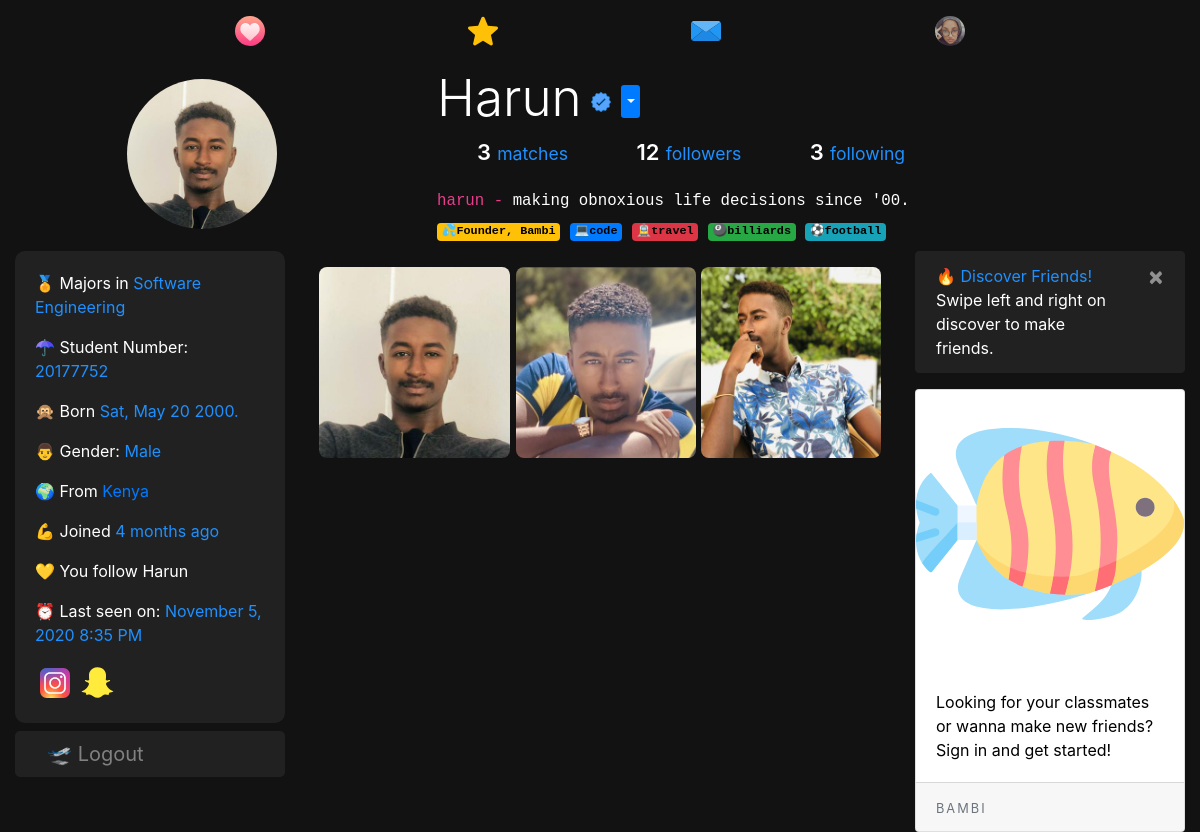
Before: /harun (signed in) with the older database file.
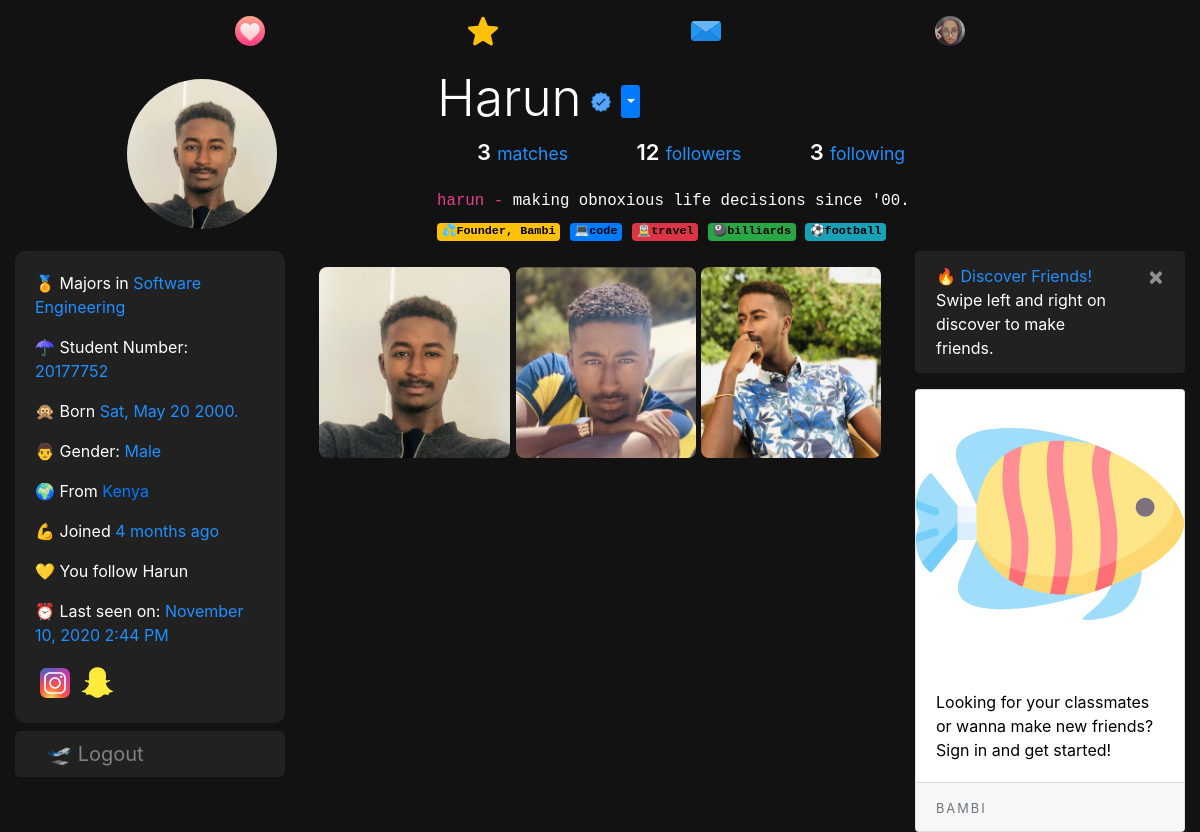
After: the same page with the newer database file.
### dating/models.py (models this page shows, shortened)
class User(db.Model, UserMixin):
	id = db.Column(db.Integer, primary_key=True)
	username = db.Column(db.String(20), unique=True, nullable=False)
	email = db.Column(db.String(120), unique=True, nullable=True)
	dp = db.Column(db.String(20), nullable=False, default='default.jpg')
	dp2 = db.Column(db.String(20), nullable=False, default='flip.png')
	dp3 = db.Column(db.String(20), nullable=False, default='plane.png')
	password = db.Column(db.String(60), nullable=False)
	last_seen = db.Column(db.DateTime, default=datetime.utcnow)
	date_joined = db.Column(db.DateTime, nullable=False, default=datetime.utcnow)
	department = db.Column(db.String(20), nullable=False)
	student_number = db.Column(db.Integer(), unique=True, nullable=True)
	age = db.Column(db.DateTime, nullable=False)
	gender = db.Column(db.String(20), nullable=False)
	country = db.Column(db.String(20), default="Cyprus", nullable=True)
	bio = db.Column(db.String(120), nullable=True)
	private = db.Column(db.Boolean, default=False, nullable=False)
	snapchat = db.Column(db.String(20), default="snapchat", nullable=True)
	instagram = db.Column(db.String(20), default="instagram", nullable=True)
	followed = db.relationship(
		'User', secondary=followers,
		primaryjoin=(followers.c.follower_id == id),
		secondaryjoin=(followers.c.followed_id == id),
		backref=db.backref('followers', lazy='dynamic'), lazy='dynamic')
	messages_sent = db.relationship('Message',
									foreign_keys='Message.sender_id',
									backref='author', lazy='dynamic')
	messages_received = db.relationship('Message',
										foreign_keys='Message.recipient_id',
										backref='recipient', lazy='dynamic')
	last_message_read_time = db.Column(db.DateTime)
	def birthday(self):
		if self.age.month == datetime.today().month:
			if self.age.day == datetime.today().day:
				return True
	def is_following(self, user):
		return self.followed.filter(followers.c.followed_id == user.id).count() > 0
	def new_messages(self):
		last_read_time = self.last_message_read_time or datetime(1900, 1, 1)
		return Message.query.filter_by(recipient=self).filter(
			Message.timestamp > last_read_time).count()

### dating/routes.py (the view)
@app.route("/<string:username>", methods=['GET', 'POST'])
@login_required
def user_posts(username):
	username = username.lower()
	if current_user.is_authenticated:
		form = UpdateAccountForm()
		if form.validate_on_submit():
			if form.picture.data:
				pic = profile_img(form.picture.data)
				current_user.dp = pic
			if form.picture2.data:
				pic2 = profile_img(form.picture2.data)
				current_user.dp2 = pic2
			if form.picture3.data:
				pic3 = profile_img(form.picture3.data)
				current_user.dp3 = pic3
			current_user.username = form.username.data.lower()
			if form.email.data:
				current_user.email = form.email.data
			current_user.snapchat = form.snapchat.data
			current_user.instagram = form.instagram.data
			current_user.department = form.department.data
			if form.student_number.data:
				current_user.student_number = form.student_number.data
			current_user.country = form.country.data
			current_user.age = form.age.data
			current_user.bio = form.bio.data
			current_user.private = form.private.data
			db.session.commit()
			flash('Your Account has been updated', 'success')
			return redirect(url_for('user_posts', username=current_user.username))
		elif request.method == 'GET':
			form.username.data = current_user.username
			form.email.data = current_user.email
			form.snapchat.data = current_user.snapchat
			form.instagram.data = current_user.instagram
			form.department.data = current_user.department
			form.student_number.data = current_user.student_number
			form.country.data = current_user.country
			form.age.data = current_user.age
			form.bio.data = current_user.bio
			form.private.data = current_user.private
		dp = url_for('static', filename='profile_pics/' + current_user.dp)
		user = User.query.filter_by(username=username).first_or_404()
		users = User.query.all()
		mutual = 0
		for person in user.followers:
			if user.is_following(person):
				mutual += 1
		return render_template('user_posts.html', user=user, users=users, mutual=mutual, title=user.username.title(), dp=dp, form=form)
	user = User.query.filter_by(username=username).first_or_404()
	return render_template('user_posts.html', user=user, title=user.username.title())

### dating/models.py (called while the page is built)
@login_manager.user_loader
def load_user(user_id):
	return User.query.get(int(user_id))

### dating/routes.py (called while the page is built)
@app.before_request
def before_request():
	if current_user.is_authenticated:
		current_user.last_seen = datetime.utcnow()
		db.session.commit()

### dating/templates/user_posts.html (shortened to what the changed rows need)
{% extends "layout.html" %}
{% block content %}
<div class="container-fluid">
  <section style="padding-top: 5px;">
    <div class="profile">
      <div class="profile-image">
        <img src="{{ url_for('static', filename='profile_pics/' + user.dp) }}" alt="" class="profile-thumbnail" style="width:150px;height:150px;">
      </div>
      <div class="profile-user-settings" style="display:flex;">
        <h2 class="profile-user-name">{{user.username.title()}}
          {% if user.username in ["harun" , "bambi"] %}
          <img src="{{ url_for('static', filename='resources/' + 'verified.svg') }}" style="width:20px;height:20px;margin-left: -5px;" title="Verified">
          {% endif %}
        </h2>
        {% if current_user.is_authenticated %}
        <div class="dropdown" style="margin:auto 10px;">
              <button class="btn  btn-sm btn-primary dropdown-toggle" type="button" id="dropdownMenuButton" data-toggle="dropdown" aria-haspopup="true" aria-expanded="false" style="padding-left:2px;">
              </button>
          </div>
          {% endif %}
      </div>
      <div class="profile-bio">
        <p class="mb-2" style="font-size:18px;">
            <code>{{user.username}} - </code>
            {% if user.bio %}
            <code style="color:#fff;">{{user.bio}}</code>
            {% else %}
            <code style="color:#fff;">hey there, lets be friends 🤗</code>
            {%endif%}
            <br>
            {% if user.username == 'harun' %}
              <code>
              <a class="badge badge-warning" style="color:#000;">💦Founder, Bambi</a>
              <a class="badge badge-primary" style="color:#000;">💻code</a>
              <a class="badge badge-danger" style="color:#000;">🚊travel</a>
              <a class="badge badge-success" style="color:#000;">🎱billiards</a>
              <a class="badge badge-info" style="color:#000;">⚽football</a>
              </code>
            {% endif %}
        </p>
      </div>
    </div>
</section>
  <div class="row">
    <div class="col-lg-3">
    <div class="about mb-2" style="color:#fff;background:#212121;border-radius:10px;">
    <div class="card-body">
      <p> 🏅 Majors in <span>{{user.department}}</span></p>
      {% if user.student_number %}
      <p> ☂ Student Number: <span>{{user.student_number}}</span></p>
      {% endif %}
      <p> 🙊 Born
        <span>
          {% if current_user.is_authenticated %}
            {{user.age.strftime('%a, %b %d %Y.')}}
          {% else %}
            {{user.age.strftime(' %b %d. ')}}
          {% endif %}
        </span></p>
      <p> {% if user.gender == 'male' %} 👨 {% else %}👩 {% endif %} Gender: <span>{{user.gender.title()}}</span></p>
      {% if user.country %}
      <p> 🌍 From <a href="https://www.google.com/maps?q={{user.country.title()}}" target="_blank">
      {{user.country.title()}}</a></p>
      {% endif %}
      <p> 💪 Joined <span>{{ moment(user.date_joined).fromNow() }}</span></p>
      {% if current_user.is_authenticated and current_user.is_following(user) %}
      <p class="f">💛 You follow {{user.username.title()}}</p>
      <p>⏰ Last seen on: <span>{{ moment(user.last_seen).format('LLL') }}</span></p>
      {% endif %}
      {% if user.instagram and user.instagram != "instagram"  %}
        <a href="https://www.instagram.com/{{user.instagram}}"><img src="{{ url_for('static', filename='resources/' + 'instagram.svg') }}" style="width:40px;height:40px;"></a>
      {% endif %}
      {% if user.snapchat and user.snapchat != "snapchat"  %}
        <a href="https://www.snapchat.com/add/{{user.snapchat}}"><img src="{{ url_for('static', filename='resources/' + 'snapchat.svg') }}" style="width:35px;height:35px;"></a>
      {% endif %}
    </div>
  </div>
</div>
    <div class="col-lg-6">
      <div class="row mt-3 ml-1 mr-1">
        <img src="{{ url_for('static', filename='profile_pics/' + user.dp) }}" alt="dp" class="profile-thumbnail" style="width:34%;max-height:400px;margin-right:1%;border-radius:8px;">
        <img src="{{ url_for('static', filename='profile_pics/' + user.dp2) }}" alt="dp2" class="profile-thumbnail" style="width:32%;max-height:400px;margin-right:1%;border-radius:8px;">
        <img src="{{ url_for('static', filename='profile_pics/' + user.dp3) }}" alt="dp3" class="profile-thumbnail" style="width:32%;max-height:400px;border-radius:8px;">
      </div>
</div>
      </div>
{% endblock content %}

Changed rows visible on the page:
changed User "Harun": last_seen "November 5, 2020 8:35 PM" → "November 10, 2020 2:44 PM"
